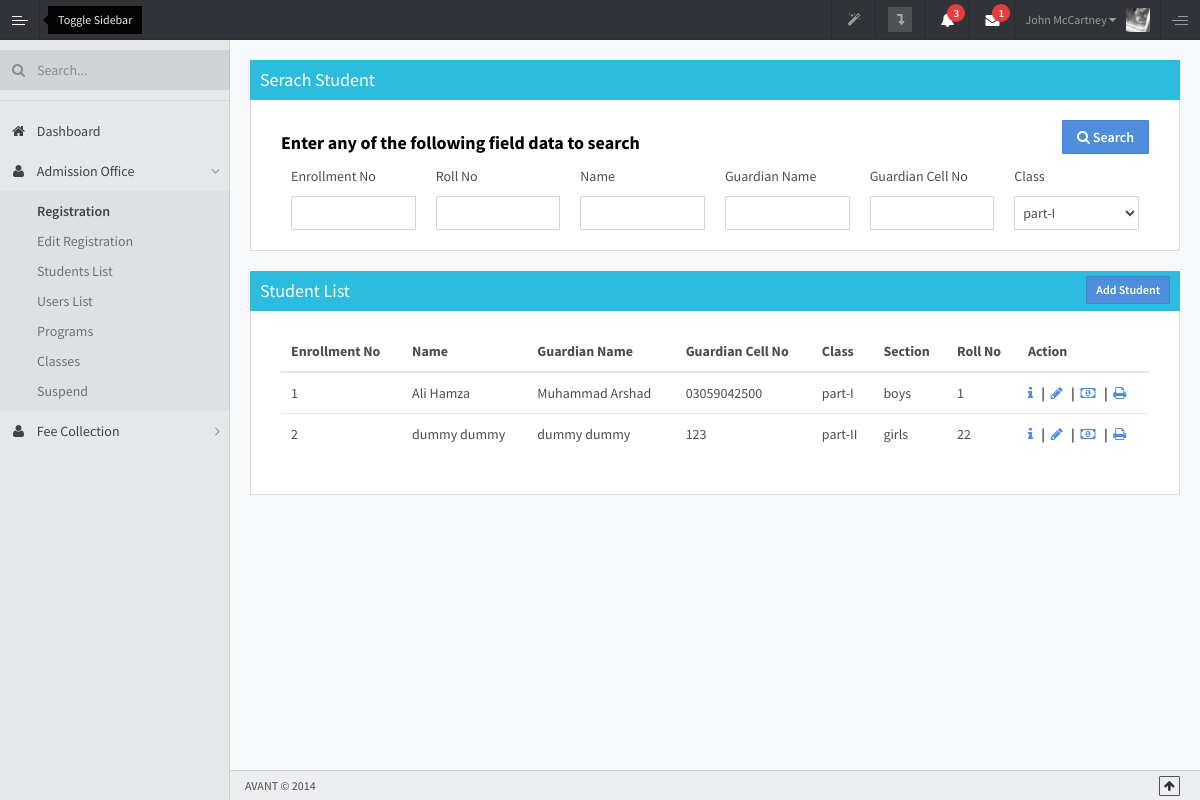
The page /ilm/index.php/admin/studentsList on the database its author committed.
### tables this page shows
CREATE TABLE `enrollment` (
  `id` int(11) NOT NULL,
  `enrollment_date` datetime NOT NULL DEFAULT CURRENT_TIMESTAMP,
  `class_id` int(11) NOT NULL,
  `section_id` int(11) NOT NULL,
  `study_medium` int(11) NOT NULL,
  `roll_no` varchar(255) NOT NULL
);

CREATE TABLE `personal_details` (
  `id` int(11) NOT NULL,
  `enrollment_id` int(11) NOT NULL,
  `first_name` varchar(255) NOT NULL,
  `last_name` varchar(255) NOT NULL,
  `gender` int(11) NOT NULL,
  `dob` date NOT NULL,
  `religion` int(11) NOT NULL,
  `blood_group` varchar(10) NOT NULL,
  `caste` varchar(50) NOT NULL
);

CREATE TABLE `family_information` (
  `id` int(11) NOT NULL,
  `enrollment_id` int(11) NOT NULL,
  `guardian` int(11) NOT NULL COMMENT '0 = father, 1 = mother, 2 = other',
  `first_name` varchar(255) NOT NULL,
  `last_name` varchar(255) NOT NULL,
  `profession` varchar(255) NOT NULL,
  `designation` varchar(255) NOT NULL,
  `organization_name` varchar(255) NOT NULL,
  `office_address` text NOT NULL,
  `telephone` varchar(100) NOT NULL,
  `mobile_no` varchar(100) NOT NULL,
  `email` varchar(255) NOT NULL
);

CREATE TABLE `classes` (
  `id` int(11) NOT NULL,
  `title` varchar(50) NOT NULL,
  `program_id` int(11) NOT NULL
);

CREATE TABLE `sections` (
  `id` int(11) NOT NULL,
  `title` varchar(50) NOT NULL,
  `class_id` int(11) NOT NULL
);

### ilm/application/controllers/Admin.php (called while the page is built, shortened)
<?php
class Admin extends CI_Controller
{
    public function studentsList()
    {
        $data = array(
            'title' => 'ILM | Admin',
            'view' => 'admin/studentsList',
            'classes' => $this->admin_model->getClasses(),
            'studentsList' => $this->admin_model->getStudentsList()
        );
        $this->load->view('masterLayouts/admin',$data);
    }
}
?>

### ilm/index.php (called while the page is built, shortened)
<?php
require_once BASEPATH.'core/CodeIgniter.php';

### ilm/application/models/admin_model.php (called while the page is built, shortened)
<?php
class Admin_Model extends CI_Model
{
    public function getClasses() {
        $classesList = [];
        $classes = $this->db->get('classes')->result_array();
        foreach ($classes as $class ){
            $classesList[$class['id']] = $class['title'];
        }
        return $classesList;
    }
    public function getStudentsList()
    {
        $query = $this->db->select('
            enrollment.id as enrollment_no,
            enrollment.roll_no,
            personal_details.first_name as student_firstName,
            personal_details.last_name as student_lastName,
            family_information.first_name as guardian_firstName,
            family_information.last_name as guardian_lastName,
            family_information.mobile_no,
            classes.title as class_name,
            sections.title as section_name
            ')
            ->from('enrollment')
            ->join('personal_details','enrollment.id = personal_details.enrollment_id')
            ->join('family_information', 'enrollment.id = family_information.enrollment_id')
            ->join('classes', 'classes.id = enrollment.class_id' )
            ->join('sections', 'sections.id = enrollment.section_id')
            ->get();
        return $query->result_array();
    }
}
?>

### ilm/application/helpers/custom_helper.php (called while the page is built, shortened)
<?php if ( ! defined('BASEPATH')) exit('No direct script access allowed');
if ( ! function_exists('setVal')) {
    function setVal($data, $defaultVal = '', $edit_val = '',  $isEdit = false) {
        return $defaultVal;
    }
}

### ilm/application/views/admin/studentsList.php (the view, shortened to what this page needs)
<div class="panel panel-info">
                            <div class="panel-heading ">
                                <h4>Serach Student</h4>
                            </div>
                            <div class="panel-body">
                                <div class="col-sm-12">
                                    <form action="<?php echo base_url(); ?>admin/searchStudent" class="" method="post"
                                    novalidate="novalidate">
                                        <div class="mb5 clearfix">
                                            <h4 class="pull-left"><strong>Enter any of the following field data to search</strong></h4>
                                            <button type="submit" class="btn btn-primary pull-right"><span class="fa fa-search"></span>  Search</button>
                                        </div>
                                        <div class="form-group">
                                            <div class="col-sm-2">
                                                <label for="EnrollmentNo">Enrollment No</label>
                                                <input class="form-control" id="EnrollmentNo" name="EnrollmentNo" value="" type="text">
                                            </div>
                                            <div class="col-sm-2">
                                                <label for="RollNumber">Roll No</label>
                                                <input class="form-control" data-val="true" data-val-number="The
                                                field Roll No must be a number." id="RollNumber" name="rollNo"
                                                       value="" type="text">
                                            </div>
                                            <div class="col-sm-2">
                                                <label for="Name">Name</label>
                                                <input class="form-control" id="Name" name="Name" value="" type="text">
                                            </div>
                                            <div class="col-sm-2">
                                                <label for="GuardianName">Guardian Name</label>
                                                <input class="form-control" id="GuardianName" name="guardianName"
                                                       value="" type="text">
                                            </div>
                                            <div class="col-sm-2">
                                                <label for="GuardianMobile">Guardian Cell No</label>
                                                <input class="form-control mob" id="GuardianMobile"
                                                       name="guardianMobile" value="" type="text">
                                            </div>
                                            <div class="col-sm-2">
                                                <label for="Class">Class</label>
                                                    <?php echo form_dropdown('classId', $classes, set_value('classId', setVal('', 1, 'class_id', '')),'class="form-control"');?>
                                            </div>
                                        </div>
                                    </form>
                                </div>
                            </div>
                        </div>
                        <div class="panel panel-info">
                            <div class="panel-heading">
                                <h4>Student List</h4>
                                <a href="/Admission/Registration/Create" style="margin-top:5px;" class="btn btn-primary btn-sm pull-right">Add Student</a>
                            </div>
                            <div class="panel-body std-panel infinite-scroll">
                                <div class="std-detail clearfix">
                                    <div class="col-sm-12">
                                        <div class="table-responsive">
                                            <table class="table">
                                                <thead>
                                                    <tr>
                                                        <th>Enrollment No</th>
                                                        <th>Name</th>
                                                        <th>Guardian Name</th>
                                                        <th>Guardian Cell No</th>
                                                        <th>Class</th>
                                                        <th>Section</th>
                                                        <th>Roll No</th>
                                                        <th>Action</th>
                                                    </tr>
                                                </thead>
                                                <tbody>
                                                <?php foreach ($studentsList as $student) : ?>
                                                    <tr>
                                                        <td><?php echo $student['enrollment_no']; ?></td>
                                                        <td><?php echo $student['student_firstName'] . ' ' .
                                                                $student['student_lastName']; ?></td>
                                                        <td><?php echo $student['guardian_firstName'] . ' ' .
                                                            $student['guardian_lastName']; ?></td>
                                                        <td><?php echo $student['mobile_no']; ?></td>
                                                        <td><?php echo $student['class_name']; ?></td>
                                                        <td><?php echo $student['section_name']; ?></td>
                                                        <td><?php echo $student['roll_no']; ?></td>
                                                        <td>
                                                            <a href="<?php echo base_url();
                                                            ?>admin/studentDetails/<?php echo $student['enrollment_no']; ?>"
                                                               data-toggle="tooltip" title="View Detail"><i
                                                                        class="fa fa-info" aria-hidden="true"></i></a> &nbsp; <b>|</b>&nbsp;
                                                            <a href="<?php echo base_url();
                                                            ?>admin/editRegistration/<?php echo $student['enrollment_no']; ?>" data-toggle="tooltip" title="Edit"><i class="fa fa-pencil" aria-hidden="true"></i></a> &nbsp; <b>|</b>&nbsp;
                                                            <a href="/Admission/Registration/Installment/10007" class="disabled" data-toggle="tooltip" title="Fee Installment"><i class="fa fa-money" aria-hidden="true"></i></a>
                                                            &nbsp; <b>|</b>&nbsp;
                                                            <a style="margin-top:2px" class="fa fa-print" data-ajax="true" data-ajax-method="GET" data-ajax-mode="replace" data-ajax-success="PrintElem('.printable')" data-ajax-update="#rldAdmission" data-toggle="tooltip" href="/Admission/Registration/PrintStudent/10007" title="Print"> </a>
                                                        </td>
                                                    </tr>
                                                    <?php endforeach; ?>
                                                </tbody>
                                            </table>
                                        </div>
                                    </div>
                                </div>
                            </div>
                        </div>
                    </div>

### rows shown on the page
enrollment: id "1", personal_details.first_name "Ali", personal_details.last_name "Hamza", family_information.first_name "Muhammad", family_information.last_name "Arshad", family_information.mobile_no "03059042500", class.title "part-I", section.title "boys", roll_no "1"
enrollment: id "2", personal_details.first_name "dummy", personal_details.last_name "dummy", family_information.first_name "dummy", family_information.last_name "dummy", family_information.mobile_no "123", class.title "part-II", section.title "girls", roll_no "22"
